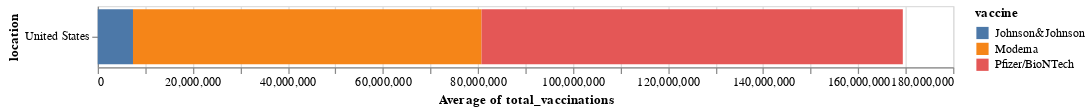

Notebook source saved alongside this figure:
### Code cell
chart = alt.Chart(usa).mark_bar().encode(
    alt.X('average(total_vaccinations)'),
    alt.Y('location:N'),
    alt.Color('vaccine:N'),
    alt.Tooltip(['vaccine', 'sum(total_vaccinations)'])
).properties(
    width=700,
    height=50
)

chart

### Figure 1 — Vega-Lite specification as saved in the notebook (floating-point values rounded to 4 significant figures; data arrays with more than 128 entries replaced by an {"elided": "..."} marker saying what was removed)
{"config": {"view": {"continuousWidth": 400, "continuousHeight": 300}}, "data": {"name": "data-63b09f1b708105c67fbddd3a22420f10"}, "mark": "bar", "encoding": {"color": {"type": "nominal", "field": "vaccine"}, "tooltip": [{"type": "nominal", "field": "vaccine"}, {"type": "quantitative", "aggregate": "sum", "field": "total_vaccinations"}], "x": {"type": "quantitative", "aggregate": "average", "field": "total_vaccinations"}, "y": {"type": "nominal", "field": "location"}}, "height": 50, "width": 700, "$schema": "https://vega.github.io/schema/vega-lite/v4.8.1.json", "datasets": {"data-63b09f1b708105c67fbddd3a22420f10": {"elided": "418 records"}}}
